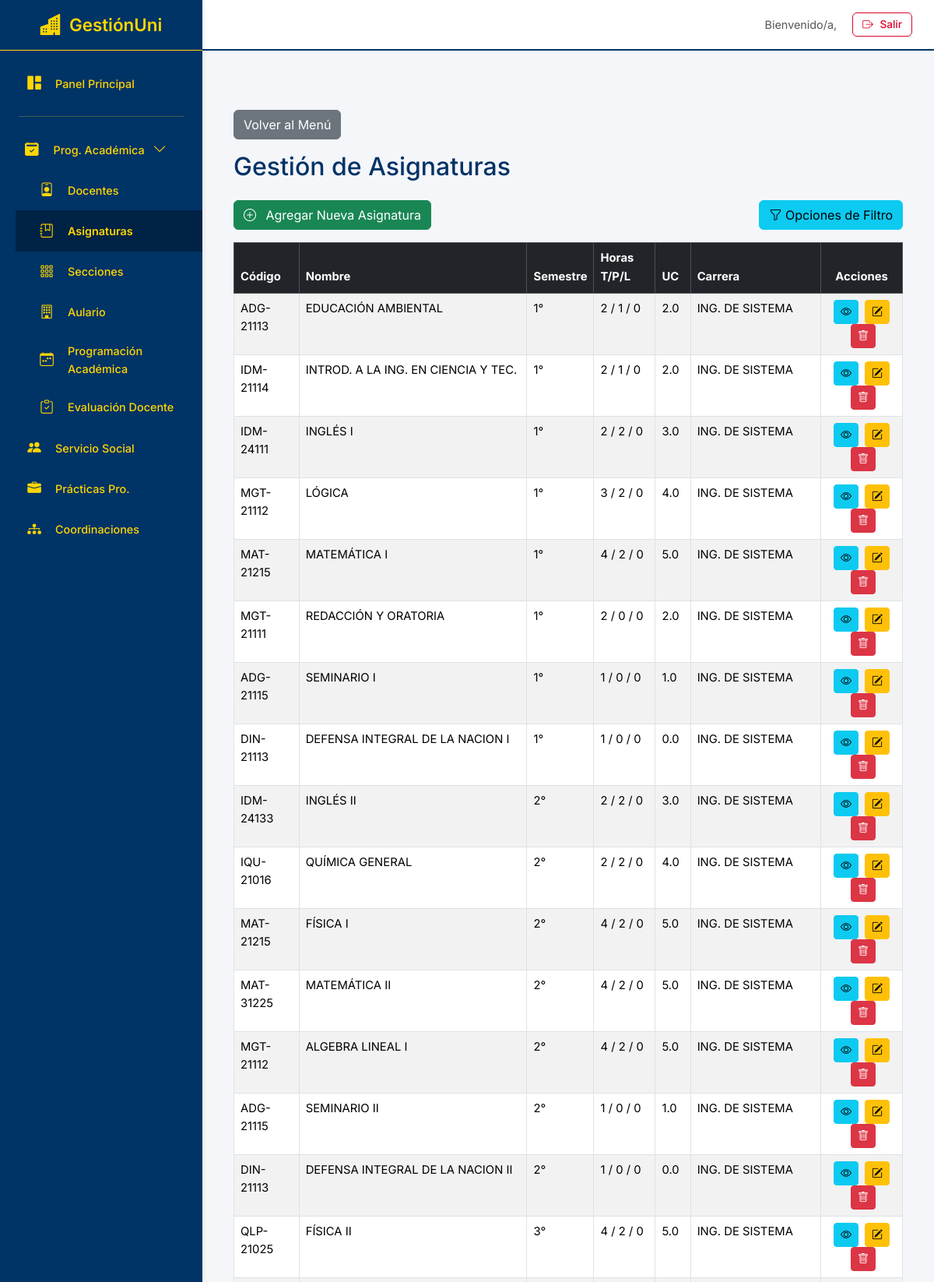
The page /programacion/asignaturas/ (upper part) on the database its author committed.
### programacion/models.py (models this page shows, shortened)
class Asignatura(models.Model):
    nombre = models.CharField(max_length=100)
    codigo = models.CharField(max_length=20, blank=True)
    semestre = models.ForeignKey(semestre, on_delete=models.CASCADE, related_name='asignaturas')  # Cambiado a ForeignKey
    horas_teoricas = models.PositiveIntegerField(default=0)
    horas_practicas = models.PositiveIntegerField(default=0)
    horas_laboratorio = models.PositiveIntegerField(default=0)
    diurno = models.CharField(max_length=10, blank=True)
    uc = models.CharField(max_length=10, blank=True)
    requisitos = models.CharField(max_length=200, blank=True)
    carrera = models.ForeignKey(Carrera, on_delete=models.CASCADE, related_name='asignaturas')
    class Meta:
        unique_together = ('nombre', 'carrera')

class semestre(models.Model):
    nombre = models.CharField(max_length=20)
    carrera = models.ForeignKey(Carrera, on_delete=models.CASCADE, related_name='semestres')

class Carrera(models.Model):
    nombre = models.CharField(max_length=100, unique=True)

### programacion/views.py (the view)
# urls.py: path('asignaturas/', views.asignaturas, name='asignaturas'),
def asignaturas(request):
    query = request.GET.get('q', '')
    carrera_id = request.GET.get('carrera')
    semestre_id = request.GET.get('semestre') # Cambiamos 'semestre' a 'semestre_id' para consistencia
    asignaturas_qs = Asignatura.objects.select_related('carrera', 'semestre').all() # Optimización
    if query:
        asignaturas_qs = asignaturas_qs.filter(
            Q(nombre__icontains=query) |
            Q(codigo__icontains=query)
        )
    if carrera_id:
        asignaturas_qs = asignaturas_qs.filter(carrera__id=carrera_id)
    if semestre_id:
        asignaturas_qs = asignaturas_qs.filter(semestre__id=semestre_id) # Filtrar por ID de semestre
    carreras = Carrera.objects.all().order_by('nombre')
    semestres_para_filtro = semestre.objects.all().order_by('nombre')
    if carrera_id:
        semestres_para_filtro = semestres_para_filtro.filter(carrera__id=carrera_id)
    return render(request, 'asignaturas.html', {
        'asignaturas': asignaturas_qs,
        'carreras': carreras,
        'semestres': semestres_para_filtro, # Pasar los semestres filtrados (o todos)
        'query': query,
        'filter_carrera_id': carrera_id, # Usar 'filter_carrera_id' para el template
        'filter_semestre_id': semestre_id, # Usar 'filter_semestre_id' para el template
    })

### programacion/templates/asignaturas.html (shortened to what this page needs)
{% extends "interfaz.html" %}
{% load static %}
{% block content %}
<div class="container mt-5">
    <a href="{% url 'programacion:menu_programacion' %}" class="btn btn-secondary mb-3">Volver al Menú</a>
    <h2 class="mb-4">Gestión de Asignaturas</h2>
    <div class="d-flex justify-content-between align-items-center mb-3">
        <a href="{% url 'programacion:agregar_asignatura' %}" class="btn btn-success">
            <i class="bi bi-plus-circle me-2"></i> Agregar Nueva Asignatura
        </a>
        <button class="btn btn-info" type="button" data-bs-toggle="collapse" data-bs-target="#filterCollapse" aria-expanded="false" aria-controls="filterCollapse">
            <i class="bi bi-funnel"></i> Opciones de Filtro
        </button>
    </div>
    <div class="table-responsive">
        <table class="table table-bordered table-striped table-hover">
            <thead class="table-dark">
                <tr>
                    <th>Código</th>
                    <th>Nombre</th>
                    <th>Semestre</th>
                    <th>Horas T/P/L</th>
                    <th>UC</th>
                    <th>Carrera</th>
                    <th class="text-center">Acciones</th>
                </tr>
            </thead>
            <tbody>
                {% for asignatura in asignaturas %}
                <tr>
                    <td>{{ asignatura.codigo }}</td>
                    <td>{{ asignatura.nombre }}</td>
                    <td>{{ asignatura.semestre.nombre }}</td>
                    <td>{{ asignatura.horas_teoricas }} / {{ asignatura.horas_practicas }} / {{ asignatura.horas_laboratorio }}</td>
                    <td>{{ asignatura.uc }}</td>
                    <td>{{ asignatura.carrera.nombre }}</td>
                    <td class="text-center">
                        <a href="{% url 'programacion:detalle_asignatura' asignatura.id %}" class="btn btn-info btn-sm" title="Ver Detalles"><i class="bi bi-eye"></i></a>
                        <a href="{% url 'programacion:editar_asignatura' asignatura.id %}" class="btn btn-warning btn-sm ms-1" title="Editar"><i class="bi bi-pencil-square"></i></a>
                        <a href="{% url 'programacion:eliminar_asignatura' asignatura.id %}" class="btn btn-danger btn-sm ms-1" title="Eliminar"><i class="bi bi-trash"></i></a>
                    </td>
                </tr>
                {% empty %}
                <tr>
                    <td colspan="7" class="text-center">No hay asignaturas registradas que coincidan con los filtros.</td>
                </tr>
                {% endfor %}
            </tbody>
        </table>
    </div>
</div>
<link rel="stylesheet" href="https://cdn.jsdelivr.net/npm/bootstrap-icons@1.11.3/font/bootstrap-icons.min.css">
{% endblock %}

### templates/interfaz.html (style rules this page uses)
:root { --sidebar-width: 260px; --topbar-height: 65px; --primary-accent-color: #003366; --sidebar-bg: #003366; --sidebar-link-color: #FFD600; --sidebar-link-hover-bg: #002244; --sidebar-link-active-color: #FFD600; --sidebar-brand-color: #FFD600; --content-bg: #F5F6FA; --text-color-main: #003366; --border-color-soft: #FFD600; --danger-color: #D90429; }
body { font-family: 'Inter', sans-serif; background-color: var(--content-bg); padding-left: var(--sidebar-width); padding-top: var(--topbar-height); color: var(--text-color-main); font-size: 0.925rem; line-height: 1.6; }

### rows shown on the page
Asignatura: codigo "ADG-21113", nombre "EDUCACIÓN AMBIENTAL", semestre.nombre "1°", horas_teoricas "2", horas_practicas "1", horas_laboratorio "0", uc "2.0", carrera.nombre "ING. DE SISTEMA"
Asignatura: codigo "IDM-21114", nombre "INTROD. A LA ING. EN CIENCIA Y TEC.", semestre.nombre "1°", horas_teoricas "2", horas_practicas "1", horas_laboratorio "0", uc "2.0", carrera.nombre "ING. DE SISTEMA"
Asignatura: codigo "IDM-24111", nombre "INGLÉS I", semestre.nombre "1°", horas_teoricas "2", horas_practicas "2", horas_laboratorio "0", uc "3.0", carrera.nombre "ING. DE SISTEMA"
Asignatura: codigo "MGT-21112", nombre "LÓGICA", semestre.nombre "1°", horas_teoricas "3", horas_practicas "2", horas_laboratorio "0", uc "4.0", carrera.nombre "ING. DE SISTEMA"
Asignatura: codigo "MAT-21215", nombre "MATEMÁTICA I", semestre.nombre "1°", horas_teoricas "4", horas_practicas "2", horas_laboratorio "0", uc "5.0", carrera.nombre "ING. DE SISTEMA"
Asignatura: codigo "MGT-21111", nombre "REDACCIÓN Y ORATORIA", semestre.nombre "1°", horas_teoricas "2", horas_practicas "0", horas_laboratorio "0", uc "2.0", carrera.nombre "ING. DE SISTEMA"
Asignatura: codigo "ADG-21115", nombre "SEMINARIO I", semestre.nombre "1°", horas_teoricas "1", horas_practicas "0", horas_laboratorio "0", uc "1.0", carrera.nombre "ING. DE SISTEMA"
Asignatura: codigo "DIN-21113", nombre "DEFENSA INTEGRAL DE LA NACION I", semestre.nombre "1°", horas_teoricas "1", horas_practicas "0", horas_laboratorio "0", uc "0.0", carrera.nombre "ING. DE SISTEMA"
Asignatura: codigo "IDM-24133", nombre "INGLÉS II", semestre.nombre "2°", horas_teoricas "2", horas_practicas "2", horas_laboratorio "0", uc "3.0", carrera.nombre "ING. DE SISTEMA"
Asignatura: codigo "IQU-21016", nombre "QUÍMICA GENERAL", semestre.nombre "2°", horas_teoricas "2", horas_practicas "2", horas_laboratorio "0", uc "4.0", carrera.nombre "ING. DE SISTEMA"
Asignatura: codigo "MAT-21215", nombre "FÍSICA I", semestre.nombre "2°", horas_teoricas "4", horas_practicas "2", horas_laboratorio "0", uc "5.0", carrera.nombre "ING. DE SISTEMA"
Asignatura: codigo "MAT-31225", nombre "MATEMÁTICA II", semestre.nombre "2°", horas_teoricas "4", horas_practicas "2", horas_laboratorio "0", uc "5.0", carrera.nombre "ING. DE SISTEMA"
Asignatura: codigo "MGT-21112", nombre "ALGEBRA LINEAL I", semestre.nombre "2°", horas_teoricas "4", horas_practicas "2", horas_laboratorio "0", uc "5.0", carrera.nombre "ING. DE SISTEMA"
Asignatura: codigo "ADG-21115", nombre "SEMINARIO II", semestre.nombre "2°", horas_teoricas "1", horas_practicas "0", horas_laboratorio "0", uc "1.0", carrera.nombre "ING. DE SISTEMA"
Asignatura: codigo "DIN-21113", nombre "DEFENSA INTEGRAL DE LA NACION II", semestre.nombre "2°", horas_teoricas "1", horas_practicas "0", horas_laboratorio "0", uc "0.0", carrera.nombre "ING. DE SISTEMA"
Asignatura: codigo "QLP-21025", nombre "FÍSICA II", semestre.nombre "3°", horas_teoricas "4", horas_practicas "2", horas_laboratorio "0", uc "5.0", carrera.nombre "ING. DE SISTEMA"
